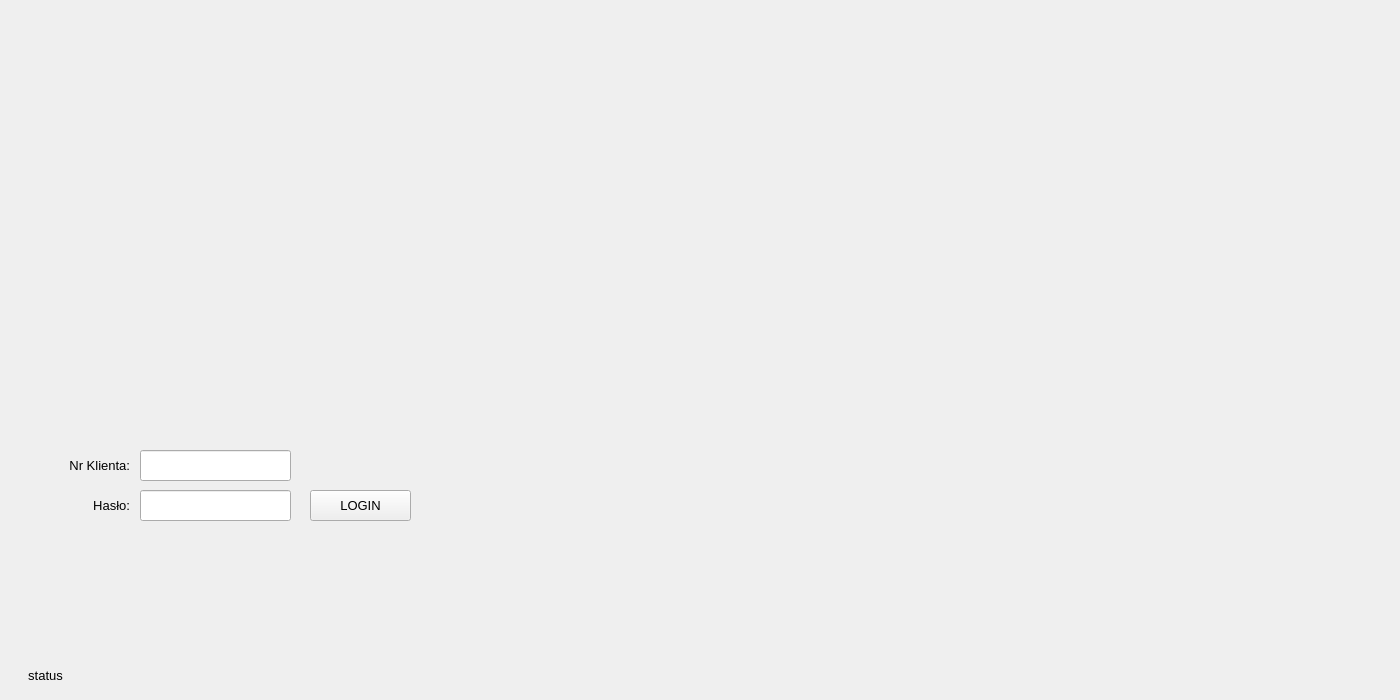
<?xml version="1.0" encoding="UTF-8"?>
<ui version="4.0">
 <class>Widget</class>
 <widget class="QWidget" name="Widget">
  <property name="geometry">
   <rect>
    <x>0</x>
    <y>0</y>
    <width>1400</width>
    <height>700</height>
   </rect>
  </property>
  <property name="windowTitle">
   <string>Widget</string>
  </property>
  <widget class="QStackedWidget" name="stackedWidget">
   <property name="geometry">
    <rect>
     <x>0</x>
     <y>0</y>
     <width>1400</width>
     <height>700</height>
    </rect>
   </property>
   <property name="font">
    <font>
     <pointsize>10</pointsize>
     <weight>50</weight>
     <bold>false</bold>
    </font>
   </property>
   <property name="layoutDirection">
    <enum>Qt::LeftToRight</enum>
   </property>
   <widget class="QWidget" name="loginPage">
    <widget class="QLabel" name="statusLabel">
     <property name="geometry">
      <rect>
       <x>0</x>
       <y>660</y>
       <width>91</width>
       <height>31</height>
      </rect>
     </property>
     <property name="font">
      <font>
       <pointsize>10</pointsize>
       <weight>50</weight>
       <bold>false</bold>
      </font>
     </property>
     <property name="layoutDirection">
      <enum>Qt::RightToLeft</enum>
     </property>
     <property name="text">
      <string>status</string>
     </property>
     <property name="alignment">
      <set>Qt::AlignCenter</set>
     </property>
    </widget>
    <widget class="QPushButton" name="loginButton">
     <property name="geometry">
      <rect>
       <x>310</x>
       <y>490</y>
       <width>101</width>
       <height>31</height>
      </rect>
     </property>
     <property name="font">
      <font>
       <pointsize>10</pointsize>
      </font>
     </property>
     <property name="text">
      <string>LOGIN</string>
     </property>
     <property name="autoDefault">
      <bool>true</bool>
     </property>
    </widget>
    <widget class="QLineEdit" name="usernameEdit">
     <property name="geometry">
      <rect>
       <x>140</x>
       <y>450</y>
       <width>151</width>
       <height>31</height>
      </rect>
     </property>
     <property name="font">
      <font>
       <pointsize>10</pointsize>
      </font>
     </property>
    </widget>
    <widget class="QLineEdit" name="passwordEdit">
     <property name="geometry">
      <rect>
       <x>140</x>
       <y>490</y>
       <width>151</width>
       <height>31</height>
      </rect>
     </property>
     <property name="font">
      <font>
       <pointsize>10</pointsize>
      </font>
     </property>
     <property name="echoMode">
      <enum>QLineEdit::Password</enum>
     </property>
    </widget>
    <widget class="QLabel" name="errorLabel">
     <property name="geometry">
      <rect>
       <x>140</x>
       <y>530</y>
       <width>470</width>
       <height>30</height>
      </rect>
     </property>
     <property name="font">
      <font>
       <pointsize>12</pointsize>
       <weight>75</weight>
       <bold>true</bold>
      </font>
     </property>
     <property name="text">
      <string/>
     </property>
     <property name="margin">
      <number>2</number>
     </property>
    </widget>
    <widget class="QLabel" name="usernameLabel">
     <property name="geometry">
      <rect>
       <x>50</x>
       <y>450</y>
       <width>80</width>
       <height>30</height>
      </rect>
     </property>
     <property name="text">
      <string>Nr Klienta:</string>
     </property>
     <property name="alignment">
      <set>Qt::AlignRight|Qt::AlignTrailing|Qt::AlignVCenter</set>
     </property>
    </widget>
    <widget class="QLabel" name="passwordLabel">
     <property name="geometry">
      <rect>
       <x>50</x>
       <y>490</y>
       <width>80</width>
       <height>30</height>
      </rect>
     </property>
     <property name="text">
      <string>Hasło:</string>
     </property>
     <property name="alignment">
      <set>Qt::AlignRight|Qt::AlignTrailing|Qt::AlignVCenter</set>
     </property>
    </widget>
   </widget>
   <widget class="QWidget" name="mainPage">
    <widget class="QLabel" name="clientLabel">
     <property name="geometry">
      <rect>
       <x>810</x>
       <y>10</y>
       <width>250</width>
       <height>25</height>
      </rect>
     </property>
     <property name="font">
      <font>
       <pointsize>12</pointsize>
       <weight>50</weight>
       <bold>false</bold>
      </font>
     </property>
     <property name="text">
      <string>Imie i nazwisko</string>
     </property>
     <property name="alignment">
      <set>Qt::AlignCenter</set>
     </property>
    </widget>
    <widget class="QLabel" name="idlabel">
     <property name="geometry">
      <rect>
       <x>1060</x>
       <y>10</y>
       <width>120</width>
       <height>25</height>
      </rect>
     </property>
     <property name="font">
      <font>
       <pointsize>12</pointsize>
       <weight>50</weight>
       <bold>false</bold>
      </font>
     </property>
     <property name="toolTipDuration">
      <number>-1</number>
     </property>
     <property name="text">
      <string>Nr klienta</string>
     </property>
     <property name="alignment">
      <set>Qt::AlignCenter</set>
     </property>
    </widget>
    <widget class="QLabel" name="label">
     <property name="geometry">
      <rect>
       <x>1140</x>
       <y>110</y>
       <width>170</width>
       <height>20</height>
      </rect>
     </property>
     <property name="font">
      <font>
       <pointsize>11</pointsize>
       <weight>75</weight>
       <bold>true</bold>
      </font>
     </property>
     <property name="text">
      <string>DOSTĘPNE ŚRODKI:</string>
     </property>
     <property name="alignment">
      <set>Qt::AlignCenter</set>
     </property>
    </widget>
    <widget class="QLabel" name="balanceLabel">
     <property name="geometry">
      <rect>
       <x>1150</x>
       <y>140</y>
       <width>150</width>
       <height>20</height>
      </rect>
     </property>
     <property name="font">
      <font>
       <pointsize>12</pointsize>
       <weight>50</weight>
       <bold>false</bold>
      </font>
     </property>
     <property name="text">
      <string>Stan konta</string>
     </property>
     <property name="alignment">
      <set>Qt::AlignCenter</set>
     </property>
    </widget>
    <widget class="QTableView" name="transactionTable">
     <property name="geometry">
      <rect>
       <x>150</x>
       <y>200</y>
       <width>1100</width>
       <height>400</height>
      </rect>
     </property>
     <property name="font">
      <font>
       <family>Arial</family>
       <pointsize>10</pointsize>
       <weight>50</weight>
       <bold>false</bold>
      </font>
     </property>
     <property name="layoutDirection">
      <enum>Qt::LeftToRight</enum>
     </property>
     <property name="textElideMode">
      <enum>Qt::ElideRight</enum>
     </property>
    </widget>
    <widget class="QPushButton" name="logoutButton">
     <property name="geometry">
      <rect>
       <x>1220</x>
       <y>10</y>
       <width>130</width>
       <height>30</height>
      </rect>
     </property>
     <property name="text">
      <string>Wyloguj</string>
     </property>
    </widget>
    <widget class="QPushButton" name="transferButton">
     <property name="geometry">
      <rect>
       <x>80</x>
       <y>110</y>
       <width>130</width>
       <height>50</height>
      </rect>
     </property>
     <property name="text">
      <string>Wykonaj Przelew</string>
     </property>
    </widget>
    <widget class="QPushButton" name="settingsButton">
     <property name="geometry">
      <rect>
       <x>250</x>
       <y>110</y>
       <width>130</width>
       <height>50</height>
      </rect>
     </property>
     <property name="text">
      <string>Ustawienia</string>
     </property>
    </widget>
    <widget class="QLabel" name="lastLoginLabel">
     <property name="geometry">
      <rect>
       <x>1030</x>
       <y>50</y>
       <width>320</width>
       <height>30</height>
      </rect>
     </property>
     <property name="font">
      <font>
       <pointsize>10</pointsize>
      </font>
     </property>
     <property name="text">
      <string/>
     </property>
     <property name="alignment">
      <set>Qt::AlignCenter</set>
     </property>
    </widget>
   </widget>
   <widget class="QWidget" name="settingsPage">
    <widget class="QLineEdit" name="oldPasswordEdit">
     <property name="geometry">
      <rect>
       <x>190</x>
       <y>220</y>
       <width>160</width>
       <height>30</height>
      </rect>
     </property>
     <property name="inputMethodHints">
      <set>Qt::ImhHiddenText|Qt::ImhNoAutoUppercase|Qt::ImhNoPredictiveText|Qt::ImhSensitiveData</set>
     </property>
     <property name="echoMode">
      <enum>QLineEdit::Password</enum>
     </property>
    </widget>
    <widget class="QLineEdit" name="newPasswordEdit">
     <property name="geometry">
      <rect>
       <x>190</x>
       <y>270</y>
       <width>160</width>
       <height>30</height>
      </rect>
     </property>
     <property name="inputMethodHints">
      <set>Qt::ImhHiddenText|Qt::ImhNoAutoUppercase|Qt::ImhNoPredictiveText|Qt::ImhSensitiveData</set>
     </property>
     <property name="echoMode">
      <enum>QLineEdit::Password</enum>
     </property>
    </widget>
    <widget class="QLabel" name="passwordChangeLabel">
     <property name="geometry">
      <rect>
       <x>190</x>
       <y>180</y>
       <width>130</width>
       <height>30</height>
      </rect>
     </property>
     <property name="text">
      <string>Zmiana hasła</string>
     </property>
     <property name="alignment">
      <set>Qt::AlignCenter</set>
     </property>
    </widget>
    <widget class="QPushButton" name="backSettingsButton">
     <property name="geometry">
      <rect>
       <x>20</x>
       <y>20</y>
       <width>110</width>
       <height>50</height>
      </rect>
     </property>
     <property name="text">
      <string>Powrót</string>
     </property>
    </widget>
    <widget class="QPushButton" name="passwordChangeButton">
     <property name="geometry">
      <rect>
       <x>210</x>
       <y>320</y>
       <width>120</width>
       <height>30</height>
      </rect>
     </property>
     <property name="text">
      <string>Zmień hasło</string>
     </property>
    </widget>
    <widget class="QLabel" name="oldPasswordLabel">
     <property name="geometry">
      <rect>
       <x>80</x>
       <y>220</y>
       <width>100</width>
       <height>30</height>
      </rect>
     </property>
     <property name="text">
      <string>Stare hasło:</string>
     </property>
     <property name="alignment">
      <set>Qt::AlignRight|Qt::AlignTrailing|Qt::AlignVCenter</set>
     </property>
    </widget>
    <widget class="QLabel" name="passwordChangeLabel_3">
     <property name="geometry">
      <rect>
       <x>80</x>
       <y>270</y>
       <width>100</width>
       <height>30</height>
      </rect>
     </property>
     <property name="text">
      <string>Nowe hasło:</string>
     </property>
     <property name="alignment">
      <set>Qt::AlignRight|Qt::AlignTrailing|Qt::AlignVCenter</set>
     </property>
    </widget>
    <widget class="QLabel" name="passwordStatusLabel">
     <property name="geometry">
      <rect>
       <x>90</x>
       <y>370</y>
       <width>360</width>
       <height>30</height>
      </rect>
     </property>
     <property name="text">
      <string/>
     </property>
     <property name="alignment">
      <set>Qt::AlignCenter</set>
     </property>
    </widget>
    <widget class="QLabel" name="transactionsLimitLabel">
     <property name="geometry">
      <rect>
       <x>550</x>
       <y>180</y>
       <width>160</width>
       <height>30</height>
      </rect>
     </property>
     <property name="text">
      <string>Zmiana limitu transakcji</string>
     </property>
     <property name="alignment">
      <set>Qt::AlignCenter</set>
     </property>
    </widget>
    <widget class="QLineEdit" name="oldTransactionLimitEdit">
     <property name="geometry">
      <rect>
       <x>560</x>
       <y>220</y>
       <width>140</width>
       <height>30</height>
      </rect>
     </property>
    </widget>
    <widget class="QLineEdit" name="newTransactionLimitEdit">
     <property name="geometry">
      <rect>
       <x>560</x>
       <y>270</y>
       <width>140</width>
       <height>30</height>
      </rect>
     </property>
    </widget>
    <widget class="QLabel" name="oldLimitLabel">
     <property name="geometry">
      <rect>
       <x>430</x>
       <y>220</y>
       <width>120</width>
       <height>30</height>
      </rect>
     </property>
     <property name="text">
      <string>Poprzedni limit:</string>
     </property>
     <property name="alignment">
      <set>Qt::AlignRight|Qt::AlignTrailing|Qt::AlignVCenter</set>
     </property>
    </widget>
    <widget class="QLabel" name="newLimitLabel">
     <property name="geometry">
      <rect>
       <x>430</x>
       <y>270</y>
       <width>120</width>
       <height>30</height>
      </rect>
     </property>
     <property name="text">
      <string>Nowy limit:</string>
     </property>
     <property name="alignment">
      <set>Qt::AlignRight|Qt::AlignTrailing|Qt::AlignVCenter</set>
     </property>
    </widget>
    <widget class="QPushButton" name="limitChangeButton">
     <property name="geometry">
      <rect>
       <x>570</x>
       <y>320</y>
       <width>120</width>
       <height>30</height>
      </rect>
     </property>
     <property name="text">
      <string>Zmień limit</string>
     </property>
    </widget>
    <widget class="QLabel" name="transactionsStatusLabel">
     <property name="geometry">
      <rect>
       <x>450</x>
       <y>370</y>
       <width>360</width>
       <height>30</height>
      </rect>
     </property>
     <property name="text">
      <string/>
     </property>
     <property name="alignment">
      <set>Qt::AlignCenter</set>
     </property>
    </widget>
    <widget class="QLabel" name="operationsLimitLabel">
     <property name="geometry">
      <rect>
       <x>900</x>
       <y>180</y>
       <width>160</width>
       <height>30</height>
      </rect>
     </property>
     <property name="text">
      <string>Zmiana limitu operacji</string>
     </property>
     <property name="alignment">
      <set>Qt::AlignCenter</set>
     </property>
    </widget>
    <widget class="QLabel" name="oldLimitLabel_2">
     <property name="geometry">
      <rect>
       <x>780</x>
       <y>220</y>
       <width>120</width>
       <height>30</height>
      </rect>
     </property>
     <property name="text">
      <string>Poprzedni limit:</string>
     </property>
     <property name="alignment">
      <set>Qt::AlignRight|Qt::AlignTrailing|Qt::AlignVCenter</set>
     </property>
    </widget>
    <widget class="QLineEdit" name="oldOperationLimitEdit">
     <property name="geometry">
      <rect>
       <x>910</x>
       <y>220</y>
       <width>140</width>
       <height>30</height>
      </rect>
     </property>
    </widget>
    <widget class="QLabel" name="newLimitLabel_2">
     <property name="geometry">
      <rect>
       <x>780</x>
       <y>270</y>
       <width>120</width>
       <height>30</height>
      </rect>
     </property>
     <property name="text">
      <string>Nowy limit:</string>
     </property>
     <property name="alignment">
      <set>Qt::AlignRight|Qt::AlignTrailing|Qt::AlignVCenter</set>
     </property>
    </widget>
    <widget class="QLineEdit" name="newOperationLimitEdit">
     <property name="geometry">
      <rect>
       <x>910</x>
       <y>270</y>
       <width>140</width>
       <height>30</height>
      </rect>
     </property>
    </widget>
    <widget class="QPushButton" name="limitOperationChangeButton">
     <property name="geometry">
      <rect>
       <x>920</x>
       <y>320</y>
       <width>120</width>
       <height>30</height>
      </rect>
     </property>
     <property name="text">
      <string>Zmień Limit</string>
     </property>
    </widget>
    <widget class="QLabel" name="operationsStatusLabel">
     <property name="geometry">
      <rect>
       <x>810</x>
       <y>370</y>
       <width>360</width>
       <height>30</height>
      </rect>
     </property>
     <property name="text">
      <string/>
     </property>
     <property name="alignment">
      <set>Qt::AlignCenter</set>
     </property>
    </widget>
   </widget>
   <widget class="QWidget" name="transferPage">
    <widget class="QLabel" name="recipientNameLabel">
     <property name="geometry">
      <rect>
       <x>700</x>
       <y>250</y>
       <width>130</width>
       <height>30</height>
      </rect>
     </property>
     <property name="font">
      <font>
       <family>Arial</family>
      </font>
     </property>
     <property name="text">
      <string>Nazwa odbiorcy</string>
     </property>
     <property name="alignment">
      <set>Qt::AlignCenter</set>
     </property>
    </widget>
    <widget class="QLabel" name="accountLabel">
     <property name="geometry">
      <rect>
       <x>700</x>
       <y>330</y>
       <width>130</width>
       <height>30</height>
      </rect>
     </property>
     <property name="font">
      <font>
       <family>Arial</family>
      </font>
     </property>
     <property name="text">
      <string>Numer rachunku</string>
     </property>
     <property name="alignment">
      <set>Qt::AlignCenter</set>
     </property>
    </widget>
    <widget class="QLabel" name="titleLabel">
     <property name="geometry">
      <rect>
       <x>700</x>
       <y>290</y>
       <width>130</width>
       <height>30</height>
      </rect>
     </property>
     <property name="font">
      <font>
       <family>Arial</family>
      </font>
     </property>
     <property name="text">
      <string>Tytuł przelewu</string>
     </property>
     <property name="alignment">
      <set>Qt::AlignCenter</set>
     </property>
    </widget>
    <widget class="QLineEdit" name="recipientEdit">
     <property name="geometry">
      <rect>
       <x>830</x>
       <y>250</y>
       <width>240</width>
       <height>30</height>
      </rect>
     </property>
     <property name="alignment">
      <set>Qt::AlignRight|Qt::AlignTrailing|Qt::AlignVCenter</set>
     </property>
    </widget>
    <widget class="QLineEdit" name="titleEdit">
     <property name="geometry">
      <rect>
       <x>830</x>
       <y>290</y>
       <width>240</width>
       <height>30</height>
      </rect>
     </property>
     <property name="alignment">
      <set>Qt::AlignRight|Qt::AlignTrailing|Qt::AlignVCenter</set>
     </property>
    </widget>
    <widget class="QLineEdit" name="accountEdit">
     <property name="geometry">
      <rect>
       <x>830</x>
       <y>330</y>
       <width>240</width>
       <height>30</height>
      </rect>
     </property>
     <property name="alignment">
      <set>Qt::AlignRight|Qt::AlignTrailing|Qt::AlignVCenter</set>
     </property>
    </widget>
    <widget class="QLineEdit" name="amountEdit">
     <property name="geometry">
      <rect>
       <x>320</x>
       <y>290</y>
       <width>200</width>
       <height>30</height>
      </rect>
     </property>
     <property name="alignment">
      <set>Qt::AlignRight|Qt::AlignTrailing|Qt::AlignVCenter</set>
     </property>
    </widget>
    <widget class="QLineEdit" name="dateEdit">
     <property name="geometry">
      <rect>
       <x>320</x>
       <y>330</y>
       <width>200</width>
       <height>30</height>
      </rect>
     </property>
     <property name="alignment">
      <set>Qt::AlignRight|Qt::AlignTrailing|Qt::AlignVCenter</set>
     </property>
     <property name="readOnly">
      <bool>true</bool>
     </property>
    </widget>
    <widget class="QLabel" name="amountLabel">
     <property name="geometry">
      <rect>
       <x>190</x>
       <y>290</y>
       <width>130</width>
       <height>30</height>
      </rect>
     </property>
     <property name="font">
      <font>
       <family>Arial</family>
      </font>
     </property>
     <property name="text">
      <string>Kwota</string>
     </property>
     <property name="alignment">
      <set>Qt::AlignCenter</set>
     </property>
    </widget>
    <widget class="QLabel" name="datelabel">
     <property name="geometry">
      <rect>
       <x>190</x>
       <y>330</y>
       <width>130</width>
       <height>30</height>
      </rect>
     </property>
     <property name="font">
      <font>
       <family>Arial</family>
      </font>
     </property>
     <property name="text">
      <string>Data przelewu</string>
     </property>
     <property name="alignment">
      <set>Qt::AlignCenter</set>
     </property>
    </widget>
    <widget class="QLabel" name="PLNLabel">
     <property name="geometry">
      <rect>
       <x>520</x>
       <y>290</y>
       <width>40</width>
       <height>30</height>
      </rect>
     </property>
     <property name="font">
      <font>
       <family>Arial</family>
      </font>
     </property>
     <property name="text">
      <string>PLN</string>
     </property>
     <property name="alignment">
      <set>Qt::AlignCenter</set>
     </property>
    </widget>
    <widget class="QLabel" name="availableFundsLabel">
     <property name="geometry">
      <rect>
       <x>70</x>
       <y>120</y>
       <width>130</width>
       <height>30</height>
      </rect>
     </property>
     <property name="font">
      <font>
       <family>Arial</family>
       <pointsize>12</pointsize>
      </font>
     </property>
     <property name="text">
      <string>Dostępne środki:</string>
     </property>
     <property name="alignment">
      <set>Qt::AlignCenter</set>
     </property>
    </widget>
    <widget class="QLabel" name="limitLabel">
     <property name="geometry">
      <rect>
       <x>310</x>
       <y>90</y>
       <width>130</width>
       <height>30</height>
      </rect>
     </property>
     <property name="font">
      <font>
       <family>Arial</family>
      </font>
     </property>
     <property name="text">
      <string>Limit transakcji:</string>
     </property>
     <property name="alignment">
      <set>Qt::AlignCenter</set>
     </property>
    </widget>
    <widget class="QLabel" name="balanceLabel_2">
     <property name="geometry">
      <rect>
       <x>70</x>
       <y>160</y>
       <width>130</width>
       <height>30</height>
      </rect>
     </property>
     <property name="font">
      <font>
       <family>Arial</family>
       <pointsize>12</pointsize>
       <weight>75</weight>
       <bold>true</bold>
      </font>
     </property>
     <property name="text">
      <string>Stan konta</string>
     </property>
     <property name="alignment">
      <set>Qt::AlignCenter</set>
     </property>
    </widget>
    <widget class="QLabel" name="limitHeightLabel">
     <property name="geometry">
      <rect>
       <x>310</x>
       <y>120</y>
       <width>130</width>
       <height>30</height>
      </rect>
     </property>
     <property name="font">
      <font>
       <family>Arial</family>
       <weight>75</weight>
       <bold>true</bold>
      </font>
     </property>
     <property name="text">
      <string>Wysokość limitu</string>
     </property>
     <property name="alignment">
      <set>Qt::AlignCenter</set>
     </property>
    </widget>
    <widget class="QPushButton" name="makeTransferButton">
     <property name="geometry">
      <rect>
       <x>900</x>
       <y>480</y>
       <width>130</width>
       <height>30</height>
      </rect>
     </property>
     <property name="text">
      <string>Wykonaj przelew</string>
     </property>
    </widget>
    <widget class="QLabel" name="limitLabel_2">
     <property name="geometry">
      <rect>
       <x>500</x>
       <y>90</y>
       <width>130</width>
       <height>30</height>
      </rect>
     </property>
     <property name="font">
      <font>
       <family>Arial</family>
      </font>
     </property>
     <property name="text">
      <string>Limit operacji:</string>
     </property>
     <property name="alignment">
      <set>Qt::AlignCenter</set>
     </property>
    </widget>
    <widget class="QLabel" name="limitHeightLabel_2">
     <property name="geometry">
      <rect>
       <x>510</x>
       <y>120</y>
       <width>130</width>
       <height>30</height>
      </rect>
     </property>
     <property name="font">
      <font>
       <family>Arial</family>
       <weight>75</weight>
       <bold>true</bold>
      </font>
     </property>
     <property name="text">
      <string>Wysokość limitu</string>
     </property>
     <property name="alignment">
      <set>Qt::AlignCenter</set>
     </property>
    </widget>
    <widget class="QPushButton" name="backButton">
     <property name="geometry">
      <rect>
       <x>20</x>
       <y>20</y>
       <width>110</width>
       <height>50</height>
      </rect>
     </property>
     <property name="text">
      <string>Powrót</string>
     </property>
    </widget>
    <widget class="QLabel" name="accountDescLabel">
     <property name="geometry">
      <rect>
       <x>220</x>
       <y>230</y>
       <width>80</width>
       <height>30</height>
      </rect>
     </property>
     <property name="font">
      <font>
       <family>Arial</family>
      </font>
     </property>
     <property name="text">
      <string>Z rachunku:</string>
     </property>
     <property name="alignment">
      <set>Qt::AlignCenter</set>
     </property>
    </widget>
    <widget class="QLabel" name="accountSenderLabel">
     <property name="geometry">
      <rect>
       <x>300</x>
       <y>230</y>
       <width>235</width>
       <height>30</height>
      </rect>
     </property>
     <property name="font">
      <font>
       <family>Arial</family>
       <weight>75</weight>
       <bold>true</bold>
      </font>
     </property>
     <property name="text">
      <string>Nr konta nadawcy</string>
     </property>
     <property name="alignment">
      <set>Qt::AlignCenter</set>
     </property>
    </widget>
    <widget class="QLabel" name="transferStatusLabel">
     <property name="geometry">
      <rect>
       <x>190</x>
       <y>380</y>
       <width>350</width>
       <height>50</height>
      </rect>
     </property>
     <property name="text">
      <string/>
     </property>
     <property name="alignment">
      <set>Qt::AlignCenter</set>
     </property>
    </widget>
    <widget class="QLabel" name="limitLabel_3">
     <property name="geometry">
      <rect>
       <x>470</x>
       <y>150</y>
       <width>210</width>
       <height>30</height>
      </rect>
     </property>
     <property name="font">
      <font>
       <family>Arial</family>
      </font>
     </property>
     <property name="text">
      <string>Ile operacji jeszcze pozostało:</string>
     </property>
     <property name="alignment">
      <set>Qt::AlignCenter</set>
     </property>
    </widget>
    <widget class="QLabel" name="limitHeightOperLabel">
     <property name="geometry">
      <rect>
       <x>510</x>
       <y>180</y>
       <width>130</width>
       <height>30</height>
      </rect>
     </property>
     <property name="font">
      <font>
       <family>Arial</family>
       <weight>75</weight>
       <bold>true</bold>
      </font>
     </property>
     <property name="text">
      <string>Wysokość limitu</string>
     </property>
     <property name="alignment">
      <set>Qt::AlignCenter</set>
     </property>
    </widget>
    <widget class="QLabel" name="limitLabel_4">
     <property name="geometry">
      <rect>
       <x>270</x>
       <y>150</y>
       <width>210</width>
       <height>30</height>
      </rect>
     </property>
     <property name="font">
      <font>
       <family>Arial</family>
      </font>
     </property>
     <property name="text">
      <string>Ile transakcji jeszcze pozostało:</string>
     </property>
     <property name="alignment">
      <set>Qt::AlignCenter</set>
     </property>
    </widget>
    <widget class="QLabel" name="limitHeightTranLabel">
     <property name="geometry">
      <rect>
       <x>310</x>
       <y>180</y>
       <width>130</width>
       <height>30</height>
      </rect>
     </property>
     <property name="font">
      <font>
       <family>Arial</family>
       <weight>75</weight>
       <bold>true</bold>
      </font>
     </property>
     <property name="text">
      <string>Wysokość limitu</string>
     </property>
     <property name="alignment">
      <set>Qt::AlignCenter</set>
     </property>
    </widget>
    <zorder>recipientNameLabel</zorder>
    <zorder>accountLabel</zorder>
    <zorder>titleLabel</zorder>
    <zorder>recipientEdit</zorder>
    <zorder>titleEdit</zorder>
    <zorder>accountEdit</zorder>
    <zorder>dateEdit</zorder>
    <zorder>amountLabel</zorder>
    <zorder>datelabel</zorder>
    <zorder>PLNLabel</zorder>
    <zorder>availableFundsLabel</zorder>
    <zorder>limitLabel</zorder>
    <zorder>balanceLabel_2</zorder>
    <zorder>limitHeightLabel</zorder>
    <zorder>makeTransferButton</zorder>
    <zorder>limitLabel_2</zorder>
    <zorder>limitHeightLabel_2</zorder>
    <zorder>backButton</zorder>
    <zorder>accountDescLabel</zorder>
    <zorder>accountSenderLabel</zorder>
    <zorder>amountEdit</zorder>
    <zorder>transferStatusLabel</zorder>
    <zorder>limitLabel_3</zorder>
    <zorder>limitHeightOperLabel</zorder>
    <zorder>limitLabel_4</zorder>
    <zorder>limitHeightTranLabel</zorder>
   </widget>
  </widget>
 </widget>
 <layoutdefault spacing="6" margin="11"/>
 <tabstops>
  <tabstop>usernameEdit</tabstop>
  <tabstop>passwordEdit</tabstop>
  <tabstop>loginButton</tabstop>
  <tabstop>transferButton</tabstop>
  <tabstop>settingsButton</tabstop>
  <tabstop>logoutButton</tabstop>
  <tabstop>amountEdit</tabstop>
  <tabstop>recipientEdit</tabstop>
  <tabstop>titleEdit</tabstop>
  <tabstop>accountEdit</tabstop>
  <tabstop>makeTransferButton</tabstop>
  <tabstop>backButton</tabstop>
  <tabstop>oldPasswordEdit</tabstop>
  <tabstop>newPasswordEdit</tabstop>
  <tabstop>passwordChangeButton</tabstop>
  <tabstop>backSettingsButton</tabstop>
  <tabstop>dateEdit</tabstop>
  <tabstop>transactionTable</tabstop>
 </tabstops>
 <resources/>
 <connections/>
</ui>
